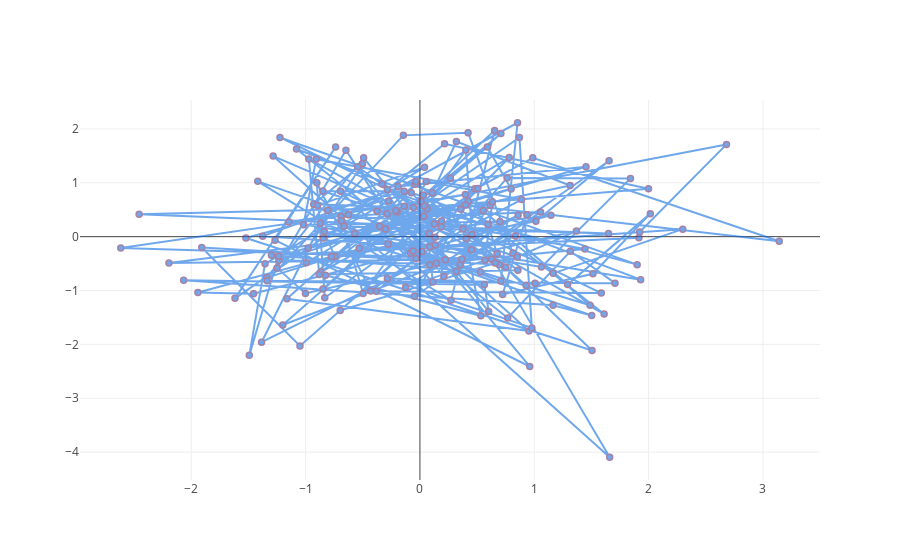

The code cell stored with this chart in its notebook:
### Code cell
fig = go.Figure()
fig.add_trace(go.Scatter(x=df2['a'], y=df2['b'], mode='lines+markers', name='test'))
fig.update_traces(marker_color='rgb(15,110,225)', # marker颜色
                  marker_line_color='rgb(108,48,107)', # 线条颜色
                  marker_line_width=1.5,   # 线宽
                  opacity=0.6) 
fig.show()

### Figure 1 — Plotly figure (JSON) as saved in the notebook; plotly's stock layout.template omitted (floating-point values rounded to 4 significant figures; data arrays with more than 128 entries replaced by an {"elided": "..."} marker saying what was removed)
{"data": [{"marker": {"color": "rgb(15,110,225)", "line": {"color": "rgb(108,48,107)", "width": 1.5}}, "mode": "lines+markers", "name": "test", "opacity": 0.6, "type": "scatter", "x": {"elided": "200 float values"}, "y": {"elided": "200 float values"}}], "layout": {"autosize": true, "xaxis": {"autorange": true, "range": [-2.971, 3.497], "type": "linear"}, "yaxis": {"autorange": true, "range": [-4.608, 2.628], "type": "linear"}}}
